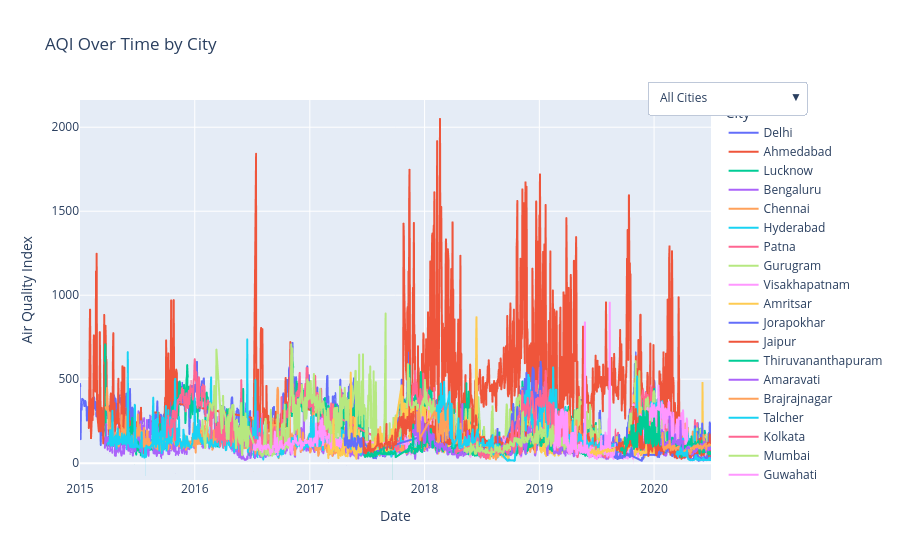

The notebook cell saved with this chart:
### Markdown cell above
## AQI Trend Over Time by City

This visualisation shows how the Air Quality Index (AQI) changes over time across different cities. The interactive dropdown allows highlighting individual cities or viewing all cities together, helping identify pollution trends, seasonal patterns, and city-level differences in air quality.

### Code cell
# Drop rows without AQI
df_aqi = df.dropna(subset=["AQI"]).copy()

# Sort by date
df_aqi = df_aqi.sort_values("Date")

fig = px.line(
    df_aqi,
    x="Date",
    y="AQI",
    color="City",
    title="AQI Over Time by City",
    labels={"AQI": "Air Quality Index", "Date": "Date"},
)

# Add dropdown to highlight one city at a time (optional)
cities = df_aqi["City"].unique()
buttons = []

buttons.append(dict(
    label="All Cities",
    method="update",
    args=[
        {"visible": [True] * len(cities)},
        {"title": "AQI Over Time by City"}
    ]
))

for city in cities:
    visible = [True if c == city else False for c in df_aqi["City"].unique()]
    buttons.append(
        dict(
            label=city,
            method="update",
            args=[
                {"visible": visible},
                {"title": f"AQI Over Time - {city}"}
            ],
        )
    )

fig.update_layout(
    updatemenus=[
        dict(
            active=0,
            buttons=buttons,
            x=1.15,
            y=1.05,
        )
    ]
)

fig.show()

### Figure 1 — Plotly figure (JSON) as saved in the notebook; plotly's stock layout.template omitted (floating-point values rounded to 4 significant figures; data arrays with more than 128 entries replaced by an {"elided": "..."} marker saying what was removed)
{"data": [{"hovertemplate": "City=Delhi<br>Date=%{x}<br>Air Quality Index=%{y}<extra></extra>", "legendgroup": "Delhi", "line": {"color": "#636efa", "dash": "solid"}, "marker": {"symbol": "circle"}, "mode": "lines", "name": "Delhi", "showlegend": true, "type": "scattergl", "x": {"elided": "1998 str values"}, "xaxis": "x", "y": {"elided": "1998 int values"}, "yaxis": "y"}, {"hovertemplate": "City=Ahmedabad<br>Date=%{x}<br>Air Quality Index=%{y}<extra></extra>", "legendgroup": "Ahmedabad", "line": {"color": "#EF553B", "dash": "solid"}, "marker": {"symbol": "circle"}, "mode": "lines", "name": "Ahmedabad", "showlegend": true, "type": "scattergl", "x": {"elided": "1333 str values"}, "xaxis": "x", "y": {"elided": "1333 int values"}, "yaxis": "y"}, {"hovertemplate": "City=Lucknow<br>Date=%{x}<br>Air Quality Index=%{y}<extra></extra>", "legendgroup": "Lucknow", "line": {"color": "#00cc96", "dash": "solid"}, "marker": {"symbol": "circle"}, "mode": "lines", "name": "Lucknow", "showlegend": true, "type": "scattergl", "x": {"elided": "1892 str values"}, "xaxis": "x", "y": {"elided": "1892 int values"}, "yaxis": "y"}, {"hovertemplate": "City=Bengaluru<br>Date=%{x}<br>Air Quality Index=%{y}<extra></extra>", "legendgroup": "Bengaluru", "line": {"color": "#ab63fa", "dash": "solid"}, "marker": {"symbol": "circle"}, "mode": "lines", "name": "Bengaluru", "showlegend": true, "type": "scattergl", "x": {"elided": "1909 str values"}, "xaxis": "x", "y": {"elided": "1909 int values"}, "yaxis": "y"}, {"hovertemplate": "City=Chennai<br>Date=%{x}<br>Air Quality Index=%{y}<extra></extra>", "legendgroup": "Chennai", "line": {"color": "#FFA15A", "dash": "solid"}, "marker": {"symbol": "circle"}, "mode": "lines", "name": "Chennai", "showlegend": true, "type": "scattergl", "x": {"elided": "1883 str values"}, "xaxis": "x", "y": {"elided": "1883 int values"}, "yaxis": "y"}, {"hovertemplate": "City=Hyderabad<br>Date=%{x}<br>Air Quality Index=%{y}<extra></extra>", "legendgroup": "Hyderabad", "line": {"color": "#19d3f3", "dash": "solid"}, "marker": {"symbol": "circle"}, "mode": "lines", "name": "Hyderabad", "showlegend": true, "type": "scattergl", "x": {"elided": "1879 str values"}, "xaxis": "x", "y": {"elided": "1879 int values"}, "yaxis": "y"}, {"hovertemplate": "City=Patna<br>Date=%{x}<br>Air Quality Index=%{y}<extra></extra>", "legendgroup": "Patna", "line": {"color": "#FF6692", "dash": "solid"}, "marker": {"symbol": "circle"}, "mode": "lines", "name": "Patna", "showlegend": true, "type": "scattergl", "x": {"elided": "1458 str values"}, "xaxis": "x", "y": {"elided": "1458 int values"}, "yaxis": "y"}, {"hovertemplate": "City=Gurugram<br>Date=%{x}<br>Air Quality Index=%{y}<extra></extra>", "legendgroup": "Gurugram", "line": {"color": "#B6E880", "dash": "solid"}, "marker": {"symbol": "circle"}, "mode": "lines", "name": "Gurugram", "showlegend": true, "type": "scattergl", "x": {"elided": "1452 str values"}, "xaxis": "x", "y": {"elided": "1452 int values"}, "yaxis": "y"}, {"hovertemplate": "City=Visakhapatnam<br>Date=%{x}<br>Air Quality Index=%{y}<extra></extra>", "legendgroup": "Visakhapatnam", "line": {"color": "#FF97FF", "dash": "solid"}, "marker": {"symbol": "circle"}, "mode": "lines", "name": "Visakhapatnam", "showlegend": true, "type": "scattergl", "x": {"elided": "1170 str values"}, "xaxis": "x", "y": {"elided": "1170 int values"}, "yaxis": "y"}, {"hovertemplate": "City=Amritsar<br>Date=%{x}<br>Air Quality Index=%{y}<extra></extra>", "legendgroup": "Amritsar", "line": {"color": "#FECB52", "dash": "solid"}, "marker": {"symbol": "circle"}, "mode": "lines", "name": "Amritsar", "showlegend": true, "type": "scattergl", "x": {"elided": "1125 str values"}, "xaxis": "x", "y": {"elided": "1125 int values"}, "yaxis": "y"}, {"hovertemplate": "City=Jorapokhar<br>Date=%{x}<br>Air Quality Index=%{y}<extra></extra>", "legendgroup": "Jorapokhar", "line": {"color": "#636efa", "dash": "solid"}, "marker": {"symbol": "circle"}, "mode": "lines", "name": "Jorapokhar", "showlegend": true, "type": "scattergl", "x": {"elided": "770 str values"}, "xaxis": "x", "y": {"elided": "770 int values"}, "yaxis": "y"}, {"hovertemplate": "City=Jaipur<br>Date=%{x}<br>Air Quality Index=%{y}<extra></extra>", "legendgroup": "Jaipur", "line": {"color": "#EF553B", "dash": "solid"}, "marker": {"symbol": "circle"}, "mode": "lines", "name": "Jaipur", "showlegend": true, "type": "scattergl", "x": {"elided": "1093 str values"}, "xaxis": "x", "y": {"elided": "1093 int values"}, "yaxis": "y"}, {"hovertemplate": "City=Thiruvananthapuram<br>Date=%{x}<br>Air Quality Index=%{y}<extra></extra>", "legendgroup": "Thiruvananthapuram", "line": {"color": "#00cc96", "dash": "solid"}, "marker": {"symbol": "circle"}, "mode": "lines", "name": "Thiruvananthapuram", "showlegend": true, "type": "scattergl", "x": {"elided": "1051 str values"}, "xaxis": "x", "y": {"elided": "1051 int values"}, "yaxis": "y"}, {"hovertemplate": "City=Amaravati<br>Date=%{x}<br>Air Quality Index=%{y}<extra></extra>", "legendgroup": "Amaravati", "line": {"color": "#ab63fa", "dash": "solid"}, "marker": {"symbol": "circle"}, "mode": "lines", "name": "Amaravati", "showlegend": true, "type": "scattergl", "x": {"elided": "840 str values"}, "xaxis": "x", "y": {"elided": "840 int values"}, "yaxis": "y"}, {"hovertemplate": "City=Brajrajnagar<br>Date=%{x}<br>Air Quality Index=%{y}<extra></extra>", "legendgroup": "Brajrajnagar", "line": {"color": "#FFA15A", "dash": "solid"}, "marker": {"symbol": "circle"}, "mode": "lines", "name": "Brajrajnagar", "showlegend": true, "type": "scattergl", "x": {"elided": "712 str values"}, "xaxis": "x", "y": {"elided": "712 int values"}, "yaxis": "y"}, {"hovertemplate": "City=Talcher<br>Date=%{x}<br>Air Quality Index=%{y}<extra></extra>", "legendgroup": "Talcher", "line": {"color": "#19d3f3", "dash": "solid"}, "marker": {"symbol": "circle"}, "mode": "lines", "name": "Talcher", "showlegend": true, "type": "scattergl", "x": {"elided": "697 str values"}, "xaxis": "x", "y": {"elided": "697 int values"}, "yaxis": "y"}, {"hovertemplate": "City=Kolkata<br>Date=%{x}<br>Air Quality Index=%{y}<extra></extra>", "legendgroup": "Kolkata", "line": {"color": "#FF6692", "dash": "solid"}, "marker": {"symbol": "circle"}, "mode": "lines", "name": "Kolkata", "showlegend": true, "type": "scattergl", "x": {"elided": "753 str values"}, "xaxis": "x", "y": {"elided": "753 int values"}, "yaxis": "y"}, {"hovertemplate": "City=Mumbai<br>Date=%{x}<br>Air Quality Index=%{y}<extra></extra>", "legendgroup": "Mumbai", "line": {"color": "#B6E880", "dash": "solid"}, "marker": {"symbol": "circle"}, "mode": "lines", "name": "Mumbai", "showlegend": true, "type": "scattergl", "x": {"elided": "774 str values"}, "xaxis": "x", "y": {"elided": "774 int values"}, "yaxis": "y"}, {"hovertemplate": "City=Guwahati<br>Date=%{x}<br>Air Quality Index=%{y}<extra></extra>", "legendgroup": "Guwahati", "line": {"color": "#FF97FF", "dash": "solid"}, "marker": {"symbol": "circle"}, "mode": "lines", "name": "Guwahati", "showlegend": true, "type": "scattergl", "x": {"elided": "494 str values"}, "xaxis": "x", "y": {"elided": "494 int values"}, "yaxis": "y"}, {"hovertemplate": "City=Coimbatore<br>Date=%{x}<br>Air Quality Index=%{y}<extra></extra>", "legendgroup": "Coimbatore", "line": {"color": "#FECB52", "dash": "solid"}, "marker": {"symbol": "circle"}, "mode": "lines", "name": "Coimbatore", "showlegend": true, "type": "scattergl", "x": {"elided": "343 str values"}, "xaxis": "x", "y": {"elided": "343 int values"}, "yaxis": "y"}, {"hovertemplate": "City=Shillong<br>Date=%{x}<br>Air Quality Index=%{y}<extra></extra>", "legendgroup": "Shillong", "line": {"color": "#636efa", "dash": "solid"}, "marker": {"symbol": "circle"}, "mode": "lines", "name": "Shillong", "showlegend": true, "type": "scattergl", "x": {"elided": "204 str values"}, "xaxis": "x", "y": {"elided": "204 int values"}, "yaxis": "y"}, {"hovertemplate": "City=Chandigarh<br>Date=%{x}<br>Air Quality Index=%{y}<extra></extra>", "legendgroup": "Chandigarh", "line": {"color": "#EF553B", "dash": "solid"}, "marker": {"symbol": "circle"}, "mode": "lines", "name": "Chandigarh", "showlegend": true, "type": "scattergl", "x": {"elided": "298 str values"}, "xaxis": "x", "y": {"elided": "298 int values"}, "yaxis": "y"}, {"hovertemplate": "City=Bhopal<br>Date=%{x}<br>Air Quality Index=%{y}<extra></extra>", "legendgroup": "Bhopal", "line": {"color": "#00cc96", "dash": "solid"}, "marker": {"symbol": "circle"}, "mode": "lines", "name": "Bhopal", "showlegend": true, "type": "scattergl", "x": {"elided": "277 str values"}, "xaxis": "x", "y": {"elided": "277 int values"}, "yaxis": "y"}, {"hovertemplate": "City=Kochi<br>Date=%{x}<br>Air Quality Index=%{y}<extra></extra>", "legendgroup": "Kochi", "line": {"color": "#ab63fa", "dash": "solid"}, "marker": {"symbol": "circle"}, "mode": "lines", "name": "Kochi", "showlegend": true, "type": "scattergl", "x": {"elided": "157 str values"}, "xaxis": "x", "y": {"elided": "157 int values"}, "yaxis": "y"}, {"hovertemplate": "City=Ernakulam<br>Date=%{x}<br>Air Quality Index=%{y}<extra></extra>", "legendgroup": "Ernakulam", "line": {"color": "#FFA15A", "dash": "solid"}, "marker": {"symbol": "circle"}, "mode": "lines", "name": "Ernakulam", "showlegend": true, "type": "scattergl", "x": {"elided": "152 str values"}, "xaxis": "x", "y": {"elided": "152 int values"}, "yaxis": "y"}, {"hovertemplate": "City=Aizawl<br>Date=%{x}<br>Air Quality Index=%{y}<extra></extra>", "legendgroup": "Aizawl", "line": {"color": "#19d3f3", "dash": "solid"}, "marker": {"symbol": "circle"}, "mode": "lines", "name": "Aizawl", "showlegend": true, "type": "scattergl", "x": ["2020-03-12T00:00:00", "2020-03-13T00:00:00", "2020-03-14T00:00:00", "2020-03-15T00:00:00", "2020-03-16T00:00:00", "2020-03-17T00:00:00", "2020-03-18T00:00:00", "2020-03-19T00:00:00", "2020-03-20T00:00:00", "2020-03-21T00:00:00", "2020-03-22T00:00:00", "2020-03-23T00:00:00", "2020-03-24T00:00:00", "2020-03-25T00:00:00", "2020-03-26T00:00:00", "2020-03-27T00:00:00", "2020-03-28T00:00:00", "2020-03-29T00:00:00", "2020-03-30T00:00:00", "2020-03-31T00:00:00", "2020-04-01T00:00:00", "2020-04-02T00:00:00", "2020-04-03T00:00:00", "2020-04-04T00:00:00", "2020-04-05T00:00:00", "2020-04-06T00:00:00", "2020-04-07T00:00:00", "2020-04-08T00:00:00", "2020-04-09T00:00:00", "2020-04-10T00:00:00", "2020-04-11T00:00:00", "2020-04-12T00:00:00", "2020-04-13T00:00:00", "2020-04-14T00:00:00", "2020-04-15T00:00:00", "2020-04-16T00:00:00", "2020-04-17T00:00:00", "2020-04-18T00:00:00", "2020-04-19T00:00:00", "2020-04-20T00:00:00", "2020-04-21T00:00:00", "2020-04-22T00:00:00", "2020-04-23T00:00:00", "2020-04-24T00:00:00", "2020-04-25T00:00:00", "2020-04-26T00:00:00", "2020-04-27T00:00:00", "2020-04-28T00:00:00", "2020-04-29T00:00:00", "2020-04-30T00:00:00", "2020-05-01T00:00:00", "2020-05-02T00:00:00", "2020-05-03T00:00:00", "2020-05-04T00:00:00", "2020-05-05T00:00:00", "2020-05-06T00:00:00", "2020-05-07T00:00:00", "2020-05-08T00:00:00", "2020-05-09T00:00:00", "2020-05-10T00:00:00", "2020-05-11T00:00:00", "2020-05-12T00:00:00", "2020-05-13T00:00:00", "2020-05-14T00:00:00", "2020-05-15T00:00:00", "2020-05-16T00:00:00", "2020-05-17T00:00:00", "2020-05-18T00:00:00", "2020-05-19T00:00:00", "2020-05-20T00:00:00", "2020-05-21T00:00:00", "2020-05-22T00:00:00", "2020-05-23T00:00:00", "2020-05-24T00:00:00", "2020-05-25T00:00:00", "2020-05-26T00:00:00", "2020-05-27T00:00:00", "2020-05-28T00:00:00", "2020-05-29T00:00:00", "2020-05-30T00:00:00", "2020-05-31T00:00:00", "2020-06-01T00:00:00", "2020-06-02T00:00:00", "2020-06-03T00:00:00", "2020-06-04T00:00:00", "2020-06-05T00:00:00", "2020-06-06T00:00:00", "2020-06-07T00:00:00", "2020-06-08T00:00:00", "2020-06-09T00:00:00", "2020-06-10T00:00:00", "2020-06-12T00:00:00", "2020-06-13T00:00:00", "2020-06-14T00:00:00", "2020-06-15T00:00:00", "2020-06-16T00:00:00", "2020-06-17T00:00:00", "2020-06-18T00:00:00", "2020-06-19T00:00:00", "2020-06-20T00:00:00", "2020-06-21T00:00:00", "2020-06-22T00:00:00", "2020-06-23T00:00:00", "2020-06-24T00:00:00", "2020-06-25T00:00:00", "2020-06-26T00:00:00", "2020-06-27T00:00:00", "2020-06-28T00:00:00", "2020-06-29T00:00:00", "2020-06-30T00:00:00"], "xaxis": "x", "y": [52, 60, 62, 70, 54, 40, 51, 63, 69, 70, 71, 53, 66, 92, 89, 82, 71, 81, 60, 51, 62, 64, 54, 43, 44, 48, 61, 45, 59, 64, 55, 41, 42, 64, 76, 49, 33, 31, 24, 24, 23, 20, 19, 19, 19, 18, 19, 19, 19, 19, 20, 20, 19, 19, 19, 20, 20, 20, 24, 24, 35, 46, 46, 33, 31, 21, 20, 26, 32, 24, 20, 22, 22, 27, 20, 19, 21, 21, 20, 20, 19, 19, 20, 20, 19, 31, 20, 19, 25, 23, 19, 19, 19, 19, 19, 19, 20, 20, 20, 19, 19, 20, 20, 25, 33, 21, 19, 19, 20, 20], "yaxis": "y"}], "layout": {"legend": {"title": {"text": "City"}, "tracegroupgap": 0}, "title": {"text": "AQI Over Time by City"}, "updatemenus": [{"active": 0, "buttons": [{"args": [{"visible": [true, true, true, true, true, true, true, true, true, true, true, true, true, true, true, true, true, true, true, true, true, true, true, true, true, true]}, {"title": "AQI Over Time by City"}], "label": "All Cities", "method": "update"}, {"args": [{"visible": [true, false, false, false, false, false, false, false, false, false, false, false, false, false, false, false, false, false, false, false, false, false, false, false, false, false]}, {"title": "AQI Over Time - Delhi"}], "label": "Delhi", "method": "update"}, {"args": [{"visible": [false, true, false, false, false, false, false, false, false, false, false, false, false, false, false, false, false, false, false, false, false, false, false, false, false, false]}, {"title": "AQI Over Time - Ahmedabad"}], "label": "Ahmedabad", "method": "update"}, {"args": [{"visible": [false, false, true, false, false, false, false, false, false, false, false, false, false, false, false, false, false, false, false, false, false, false, false, false, false, false]}, {"title": "AQI Over Time - Lucknow"}], "label": "Lucknow", "method": "update"}, {"args": [{"visible": [false, false, false, true, false, false, false, false, false, false, false, false, false, false, false, false, false, false, false, false, false, false, false, false, false, false]}, {"title": "AQI Over Time - Bengaluru"}], "label": "Bengaluru", "method": "update"}, {"args": [{"visible": [false, false, false, false, true, false, false, false, false, false, false, false, false, false, false, false, false, false, false, false, false, false, false, false, false, false]}, {"title": "AQI Over Time - Chennai"}], "label": "Chennai", "method": "update"}, {"args": [{"visible": [false, false, false, false, false, true, false, false, false, false, false, false, false, false, false, false, false, false, false, false, false, false, false, false, false, false]}, {"title": "AQI Over Time - Hyderabad"}], "label": "Hyderabad", "method": "update"}, {"args": [{"visible": [false, false, false, false, false, false, true, false, false, false, false, false, false, false, false, false, false, false, false, false, false, false, false, false, false, false]}, {"title": "AQI Over Time - Patna"}], "label": "Patna", "method": "update"}, {"args": [{"visible": [false, false, false, false, false, false, false, true, false, false, false, false, false, false, false, false, false, false, false, false, false, false, false, false, false, false]}, {"title": "AQI Over Time - Gurugram"}], "label": "Gurugram", "method": "update"}, {"args": [{"visible": [false, false, false, false, false, false, false, false, true, false, false, false, false, false, false, false, false, false, false, false, false, false, false, false, false, false]}, {"title": "AQI Over Time - Visakhapatnam"}], "label": "Visakhapatnam", "method": "update"}, {"args": [{"visible": [false, false, false, false, false, false, false, false, false, true, false, false, false, false, false, false, false, false, false, false, false, false, false, false, false, false]}, {"title": "AQI Over Time - Amritsar"}], "label": "Amritsar", "method": "update"}, {"args": [{"visible": [false, false, false, false, false, false, false, false, false, false, true, false, false, false, false, false, false, false, false, false, false, false, false, false, false, false]}, {"title": "AQI Over Time - Jorapokhar"}], "label": "Jorapokhar", "method": "update"}, {"args": [{"visible": [false, false, false, false, false, false, false, false, false, false, false, true, false, false, false, false, false, false, false, false, false, false, false, false, false, false]}, {"title": "AQI Over Time - Jaipur"}], "label": "Jaipur", "method": "update"}, {"args": [{"visible": [false, false, false, false, false, false, false, false, false, false, false, false, true, false, false, false, false, false, false, false, false, false, false, false, false, false]}, {"title": "AQI Over Time - Thiruvananthapuram"}], "label": "Thiruvananthapuram", "method": "update"}, {"args": [{"visible": [false, false, false, false, false, false, false, false, false, false, false, false, false, true, false, false, false, false, false, false, false, false, false, false, false, false]}, {"title": "AQI Over Time - Amaravati"}], "label": "Amaravati", "method": "update"}, {"args": [{"visible": [false, false, false, false, false, false, false, false, false, false, false, false, false, false, true, false, false, false, false, false, false, false, false, false, false, false]}, {"title": "AQI Over Time - Brajrajnagar"}], "label": "Brajrajnagar", "method": "update"}, {"args": [{"visible": [false, false, false, false, false, false, false, false, false, false, false, false, false, false, false, true, false, false, false, false, false, false, false, false, false, false]}, {"title": "AQI Over Time - Talcher"}], "label": "Talcher", "method": "update"}, {"args": [{"visible": [false, false, false, false, false, false, false, false, false, false, false, false, false, false, false, false, true, false, false, false, false, false, false, false, false, false]}, {"title": "AQI Over Time - Kolkata"}], "label": "Kolkata", "method": "update"}, {"args": [{"visible": [false, false, false, false, false, false, false, false, false, false, false, false, false, false, false, false, false, true, false, false, false, false, false, false, false, false]}, {"title": "AQI Over Time - Mumbai"}], "label": "Mumbai", "method": "update"}, {"args": [{"visible": [false, false, false, false, false, false, false, false, false, false, false, false, false, false, false, false, false, false, true, false, false, false, false, false, false, false]}, {"title": "AQI Over Time - Guwahati"}], "label": "Guwahati", "method": "update"}, {"args": [{"visible": [false, false, false, false, false, false, false, false, false, false, false, false, false, false, false, false, false, false, false, true, false, false, false, false, false, false]}, {"title": "AQI Over Time - Coimbatore"}], "label": "Coimbatore", "method": "update"}, {"args": [{"visible": [false, false, false, false, false, false, false, false, false, false, false, false, false, false, false, false, false, false, false, false, true, false, false, false, false, false]}, {"title": "AQI Over Time - Shillong"}], "label": "Shillong", "method": "update"}, {"args": [{"visible": [false, false, false, false, false, false, false, false, false, false, false, false, false, false, false, false, false, false, false, false, false, true, false, false, false, false]}, {"title": "AQI Over Time - Chandigarh"}], "label": "Chandigarh", "method": "update"}, {"args": [{"visible": [false, false, false, false, false, false, false, false, false, false, false, false, false, false, false, false, false, false, false, false, false, false, true, false, false, false]}, {"title": "AQI Over Time - Bhopal"}], "label": "Bhopal", "method": "update"}, {"args": [{"visible": [false, false, false, false, false, false, false, false, false, false, false, false, false, false, false, false, false, false, false, false, false, false, false, true, false, false]}, {"title": "AQI Over Time - Kochi"}], "label": "Kochi", "method": "update"}, {"args": [{"visible": [false, false, false, false, false, false, false, false, false, false, false, false, false, false, false, false, false, false, false, false, false, false, false, false, true, false]}, {"title": "AQI Over Time - Ernakulam"}], "label": "Ernakulam", "method": "update"}, {"args": [{"visible": [false, false, false, false, false, false, false, false, false, false, false, false, false, false, false, false, false, false, false, false, false, false, false, false, false, true]}, {"title": "AQI Over Time - Aizawl"}], "label": "Aizawl", "method": "update"}], "x": 1.15, "y": 1.05}], "xaxis": {"anchor": "y", "domain": [0, 1], "title": {"text": "Date"}}, "yaxis": {"anchor": "x", "domain": [0, 1], "title": {"text": "Air Quality Index"}}}}
